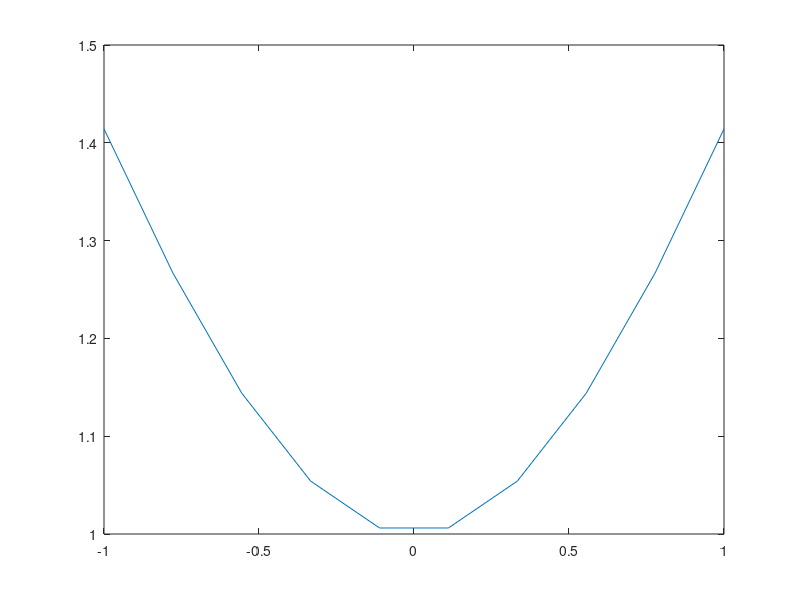

The MATLAB source for this figure: (Note: this script raises an error after producing the figure.)

%N=round(N);
f=@(x)sqrt(1+x.^2);
thing=0:.1:10;
for i=1:length(thing)
    N=round(10*2^(thing(i)));
    x=[-1:2/(N-1):1]';
    x2=[-1:2/((N-1)*10):1]';
    y=f(x);
    plot(x,y)
    hold on
    ff=fcg(x,y,9,CMatrix,SMatrix);
    ft=fft(ff);
    Q=round((N+25)/2);
    pft=[ft(1:Q);zeros(9*(N+25),1);ft(Q+1:end)];
    ift=real(ifft(10*pft));
    nf=ift(1:10*(N-1)+1);
    er(i)=norm(nf-f(x2));
end

